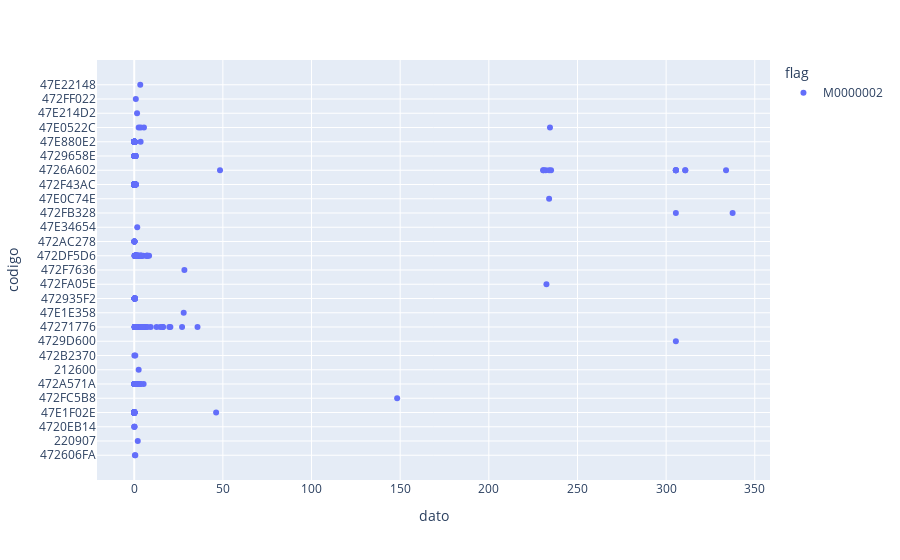

Write notebook code for a chart like this one.
### Code cell
px.scatter(dsTrain[dsTrain['flag']=='M0000002'],x='dato', y='codigo', color='flag')

### Figure 1 — Plotly figure (JSON) as saved in the notebook; plotly's stock layout.template omitted (floating-point values rounded to 4 significant figures; data arrays with more than 128 entries replaced by an {"elided": "..."} marker saying what was removed)
{"data": [{"hovertemplate": "flag=M0000002<br>dato=%{x}<br>codigo=%{y}<extra></extra>", "legendgroup": "M0000002", "marker": {"color": "#636efa", "symbol": "circle"}, "mode": "markers", "name": "M0000002", "orientation": "h", "showlegend": true, "type": "scatter", "x": {"elided": "614 float values"}, "xaxis": "x", "y": {"elided": "614 str values"}, "yaxis": "y"}], "layout": {"legend": {"title": {"text": "flag"}, "tracegroupgap": 0}, "margin": {"t": 60}, "xaxis": {"anchor": "y", "domain": [0, 1], "title": {"text": "dato"}}, "yaxis": {"anchor": "x", "domain": [0, 1], "title": {"text": "codigo"}}}}
